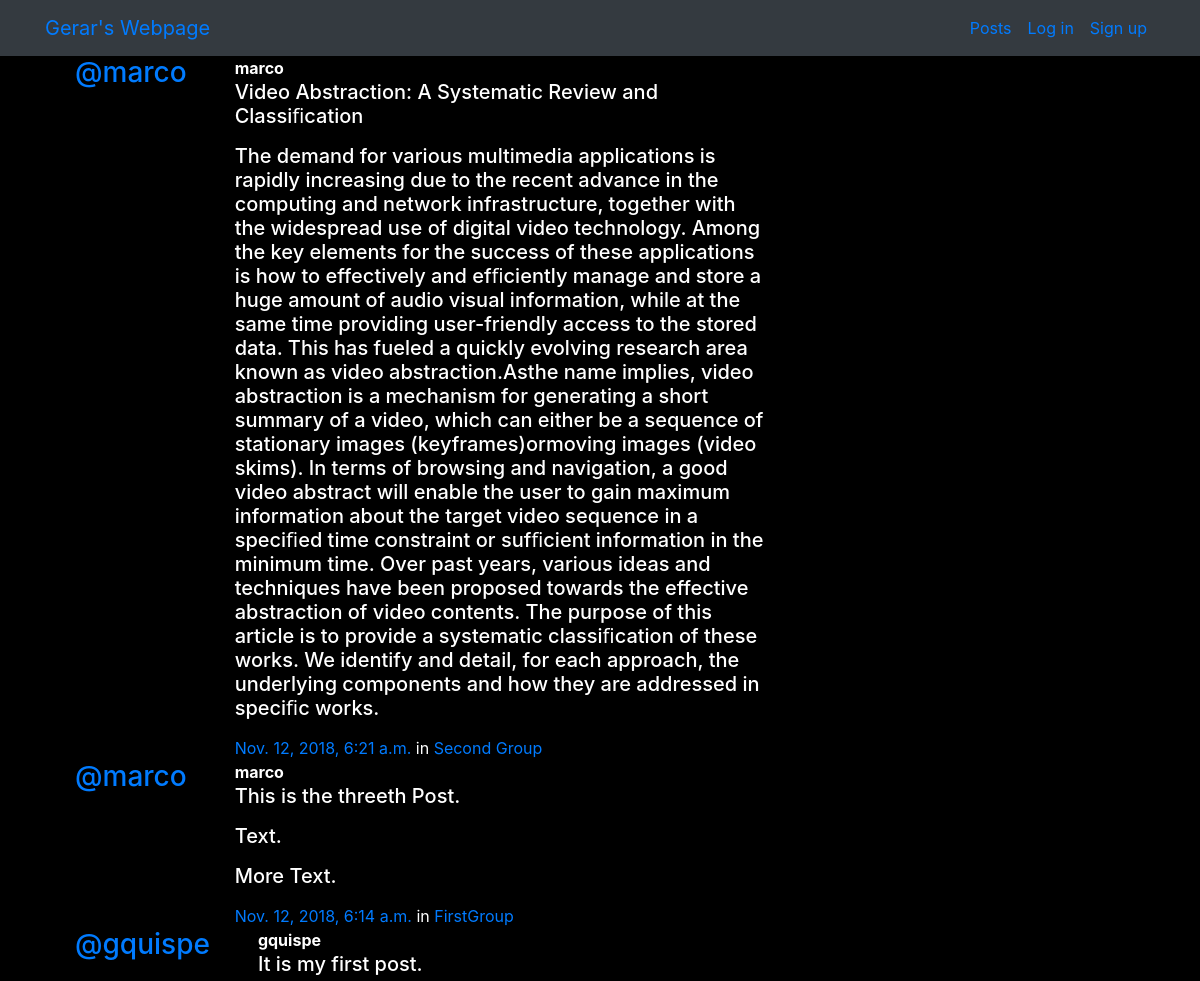
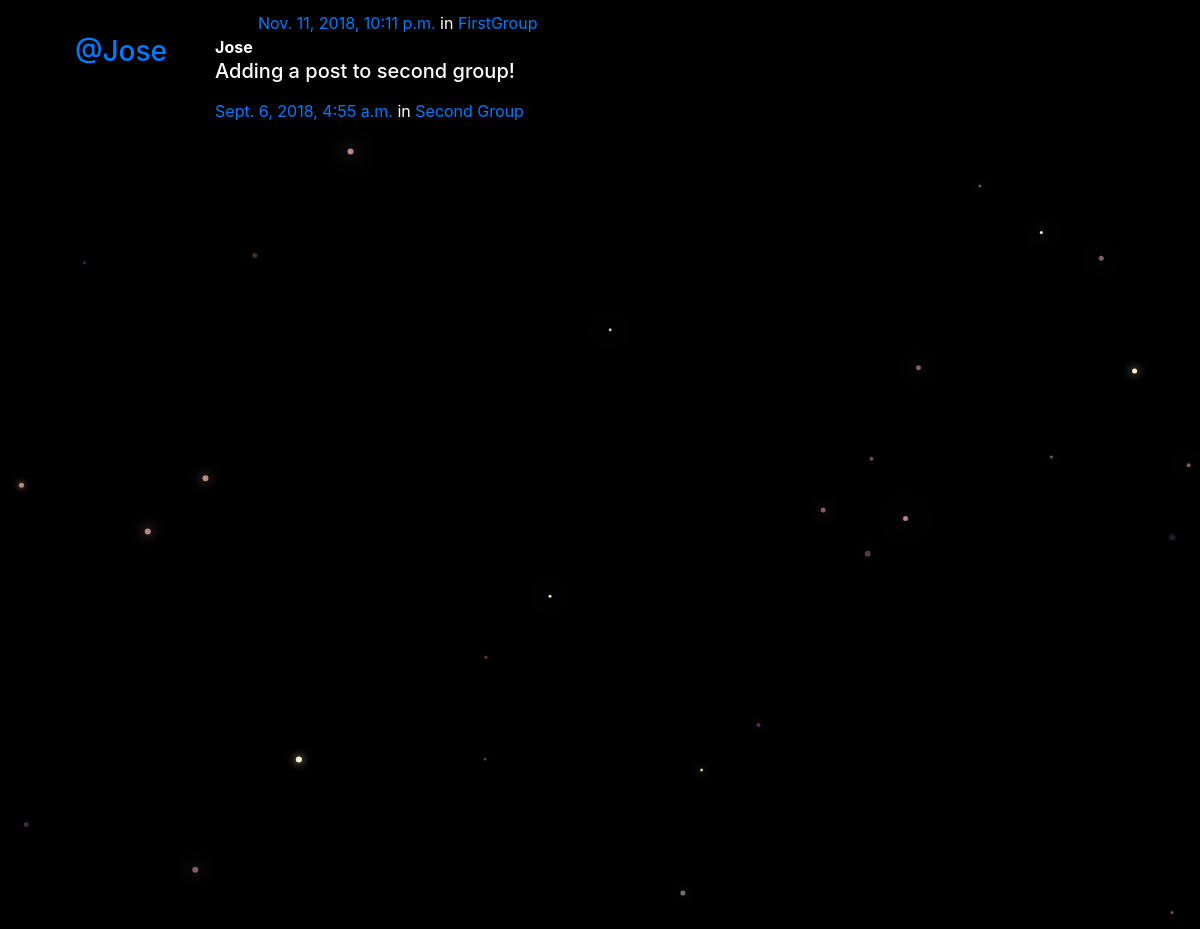
/posts/, run on the app's committed database (2 pictures, top to bottom).
### posts/models.py (models this page shows, shortened)
class Post(models.Model):
    user = models.ForeignKey(User, related_name="posts",on_delete=models.CASCADE)
    created_at = models.DateTimeField(auto_now=True)
    message = models.TextField()
    message_html = models.TextField(editable=False)
    group = models.ForeignKey(Group, related_name="posts",null=True, blank=True,on_delete=models.CASCADE)
    class Meta:
        ordering = ["-created_at"]
        unique_together = ["user", "message"]

### groups/models.py (models this page shows, shortened)
class Group(models.Model):
    name = models.CharField(max_length=255, unique=True)
    slug = models.SlugField(allow_unicode=True, unique=True)
    description = models.TextField(blank=True, default='')
    description_html = models.TextField(editable=False, default='', blank=True)
    members = models.ManyToManyField(User,through="GroupMember")
    class Meta:
        ordering = ["name"]

### posts/views.py (the view)
# urls.py: path('', views.PostList.as_view(), name="all"),
class PostList(SelectRelatedMixin, generic.ListView):
    model = models.Post
    select_related = ("user", "group")

### posts/templates/posts/post_list.html (shortened to what this page needs)
{% extends "posts/post_base.html" %}
{% load humanize %}
{% block post_content %}
<div class="col-md-8">
	{% for post in post_list %}
  {% include "posts/_post.html" %}
	{% endfor %}
</div>
{% endblock %}

### posts/templates/posts/_post.html (shortened to what this page needs)
<div class="media">
	<h3 class="mr-5"><a href="{% url 'posts:for_user' username=post.user.username %}">@{{ post.user.username }}</a></h3>
	<div class="media-body">
		<strong>{{ post.user.username }}</strong>
		<h5>{{ post.message_html|safe }}</h5>
			<time class="time"><a href="{% url 'posts:single' username=post.user.username pk=post.pk %}">{{ post.created_at }}</a></time>
			{% if post.group %}
			<span class="group-name">in <a href="#">{{ post.group.name }}</a></span>
			{% endif %}
	</div>
</div>

### static/simplesocial/css/master.css (style rules this page uses)
body { margin: 0; overflow: hidden; background-color: black; color:white; }

### data on the page
Post: user.username "marco", message_html "Video Abstraction: A Systematic Review and Classiﬁcation The demand for various multimedia applications is rapidly increasing due to the recent advance in the computing and network infrastructure, together with the widespread use of digital video technology. Among the key elements for the success of these applications is how to effectively and efﬁciently manage and store a huge amount of audio visual information, while at the same time providing user-friendly access to the stored data. This has fueled a quickly evolving research area known as video abstraction.Asthe name implies, video abstraction is a mechanism for generating a short summary of a video, which can either be a sequence of…", created_at "Nov. 12, 2018, 6:21 a.m.", group.name "Second Group"
Post: user.username "marco", message_html "This is the threeth Post. Text. More Text.", created_at "Nov. 12, 2018, 6:14 a.m.", group.name "FirstGroup"
Post: user.username "gquispe", message_html "It is my first post.", created_at "Nov. 11, 2018, 10:11 p.m.", group.name "FirstGroup"
Post: user.username "Jose", message_html "Adding a post to second group!", created_at "Sept. 6, 2018, 4:55 a.m.", group.name "Second Group"
